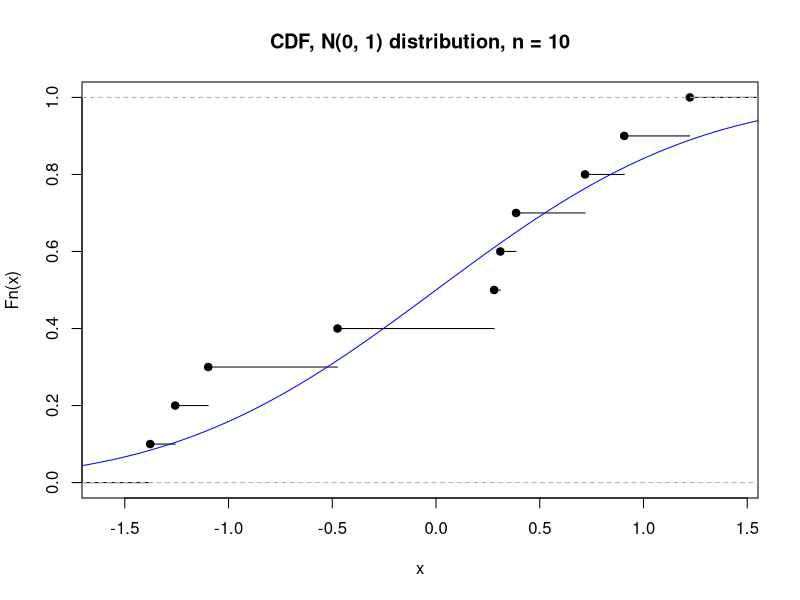
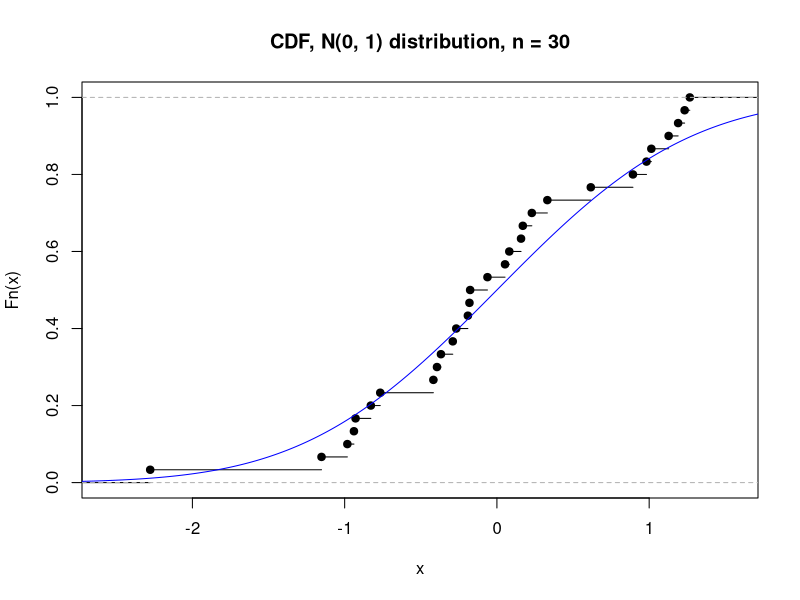
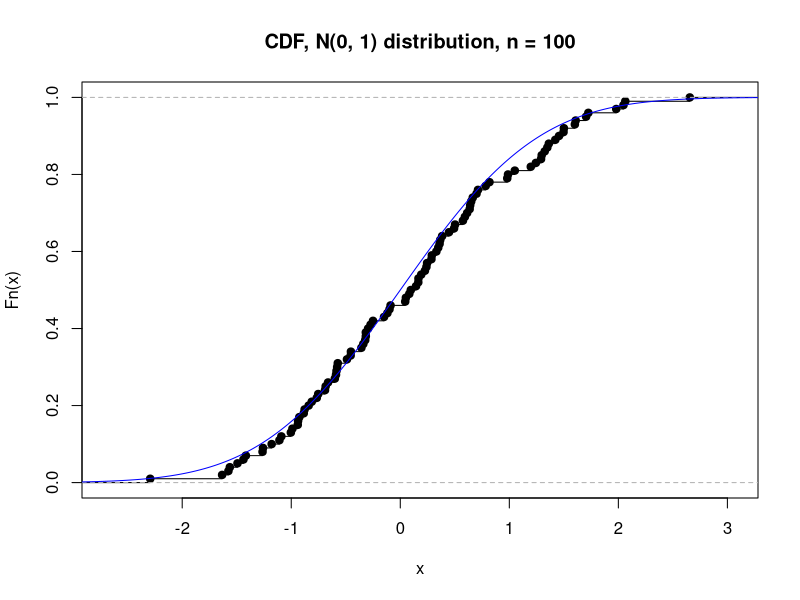
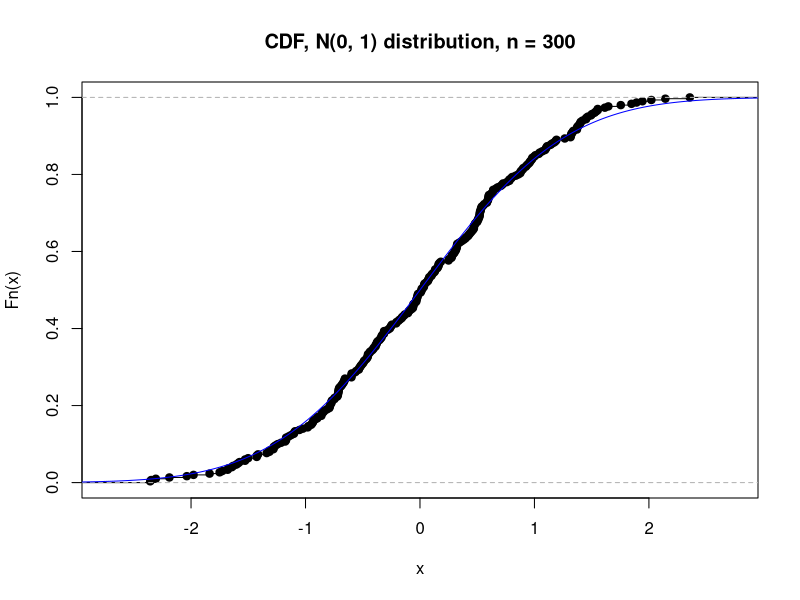
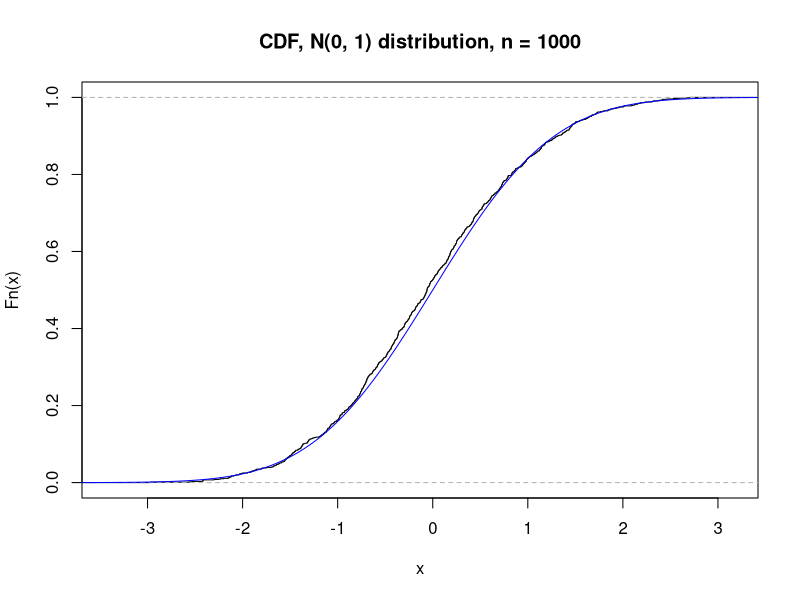
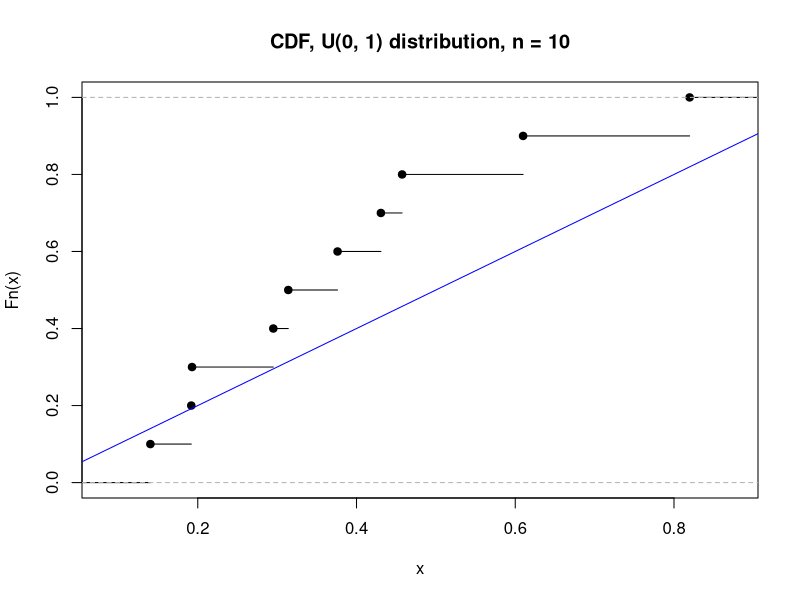
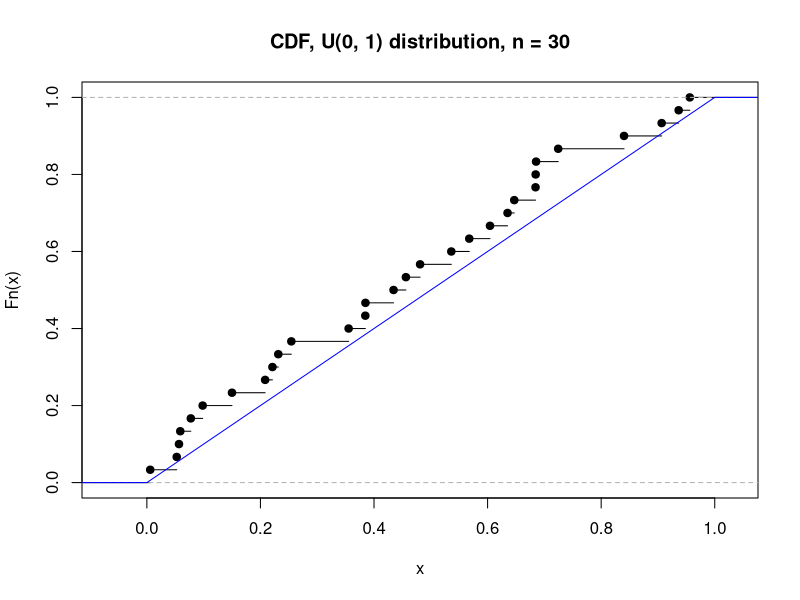
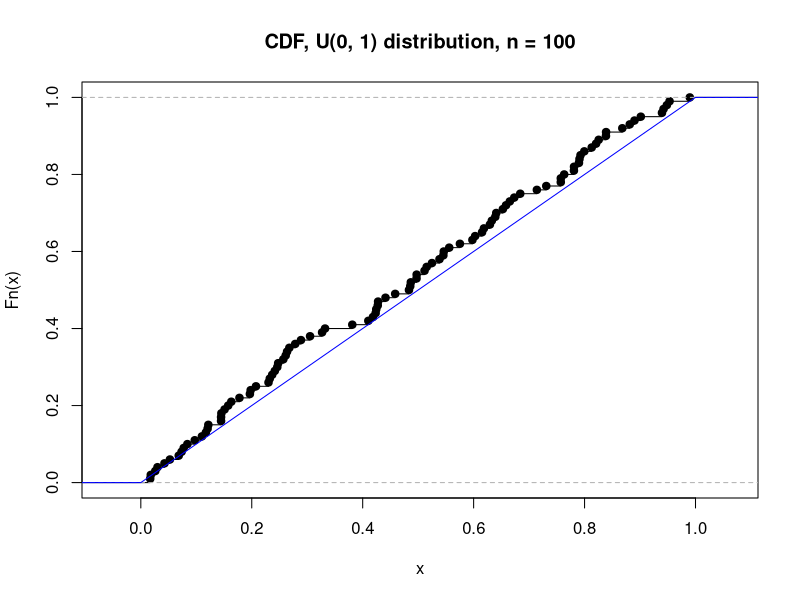

These charts were generated, in order, by the following R code:
## ---- chunk 1
knitr::opts_chunk$set(echo = TRUE)
## ---- chunk 2
cdf_plot <- function(dist_name, dist_F, dist_G, n) {
  x_n   <- dist_G(n)
  x_min <- min(x_n)
  x_max <- max(x_n)
  step  <- (x_max - x_min) / 1000
  start <- x_min - 150 * step
  end   <- x_max + 150 * step
  plot(ecdf(x_n), main = paste0("CDF, ", dist_name, " distribution, n = ", n))
  lines(seq(start, end, by=step), dist_F(seq(start, end, by=step)), col="blue")
}
## ---- chunk 3
cdf_plot("N(0, 1)", pnorm, rnorm, 10)
## ---- chunk 4
cdf_plot("N(0, 1)", pnorm, rnorm, 30)
## ---- chunk 5
cdf_plot("N(0, 1)", pnorm, rnorm, 100)
## ---- chunk 6
cdf_plot("N(0, 1)", pnorm, rnorm, 300)
## ---- chunk 7
cdf_plot("N(0, 1)", pnorm, rnorm, 1000)
## ---- chunk 8
cdf_plot("U(0, 1)", punif, runif, 10)
## ---- chunk 9
cdf_plot("U(0, 1)", punif, runif, 30)
## ---- chunk 10
cdf_plot("U(0, 1)", punif, runif, 100)
## ---- chunk 11
cdf_plot("U(0, 1)", punif, runif, 300)
## ---- chunk 12
cdf_plot("U(0, 1)", punif, runif, 1000)
